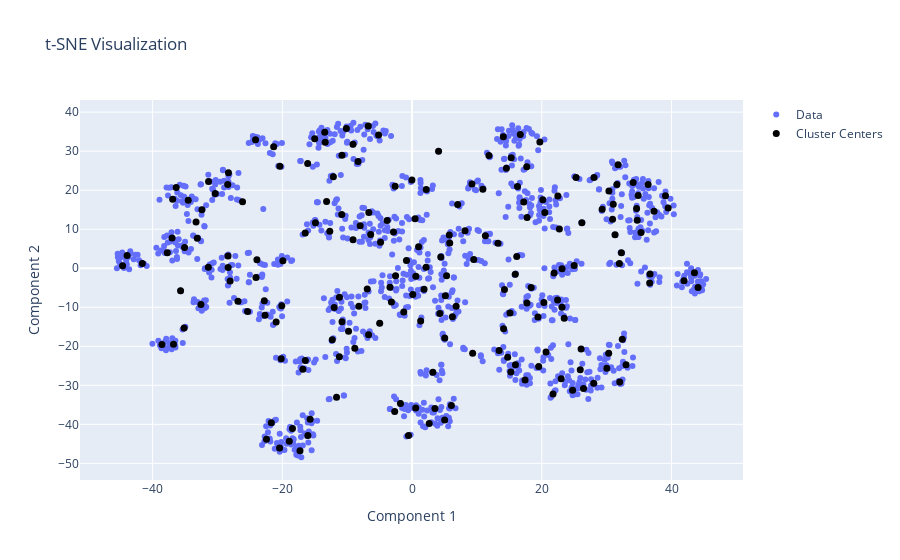

The notebook cell this image was saved under:
### Code cell
# run kmeans on tsne and get 50 clusters. Plot the data and cluster centers
# TODO running kmeans on tsne is not the best idea but works for now

from sklearn.cluster import KMeans, AgglomerativeClustering
kmeans = KMeans(n_clusters=200, random_state=42)
# kmeans.fit(vis_dims)
kmeans.fit(pca_result)
df['cluster'] = kmeans.labels_
cluster_centers = kmeans.cluster_centers_

fig = go.Figure()
fig.add_trace(go.Scatter(
    x=vis_dims[:, 0], 
    y=vis_dims[:, 1], 
    mode='markers',
    text=df['text'],
    hoverinfo='text',
    name='Data'
))
fig.add_trace(go.Scatter(
    x=cluster_centers[:, 0], 
    y=cluster_centers[:, 1], 
    mode='markers',
    marker=dict(size=7, color='black'),
    text=[f"Cluster {i}" for i in range(20)],
    hoverinfo='text',
    name='Cluster Centers'
))

fig.update_layout(
    title="t-SNE Visualization",
    xaxis_title="Component 1",
    yaxis_title="Component 2",
    hovermode='closest' 
)
fig

### Figure 1 — Plotly figure (JSON) as saved in the notebook; plotly's stock layout.template omitted (floating-point values rounded to 4 significant figures; data arrays with more than 128 entries replaced by an {"elided": "..."} marker saying what was removed)
{"data": [{"hoverinfo": "text", "mode": "markers", "name": "Data", "text": {"elided": "1200 str values"}, "type": "scatter", "x": {"elided": "1200 float values"}, "y": {"elided": "1200 float values"}}, {"hoverinfo": "text", "marker": {"color": "black", "size": 7}, "mode": "markers", "name": "Cluster Centers", "text": ["Cluster 0", "Cluster 1", "Cluster 2", "Cluster 3", "Cluster 4", "Cluster 5", "Cluster 6", "Cluster 7", "Cluster 8", "Cluster 9", "Cluster 10", "Cluster 11", "Cluster 12", "Cluster 13", "Cluster 14", "Cluster 15", "Cluster 16", "Cluster 17", "Cluster 18", "Cluster 19"], "type": "scatter", "x": {"elided": "200 float values"}, "y": {"elided": "200 float values"}}], "layout": {"hovermode": "closest", "title": {"text": "t-SNE Visualization"}, "xaxis": {"title": {"text": "Component 1"}}, "yaxis": {"title": {"text": "Component 2"}}}}
